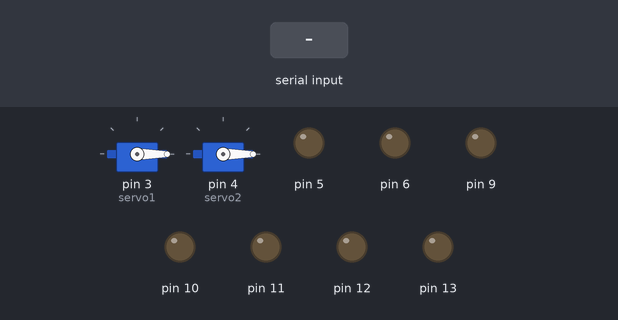
Bench run of a sketch on a simulated Arduino Uno, built with avr-gcc and run on an emulated ATmega328P. Parts: 2 × servo, output pins drawn as LEDs (lit = HIGH). Inputs (shaded band) come from the test bench.

Above: at 1.2 s.
1.3 s: "F" received over Serial
At 2.0 s:
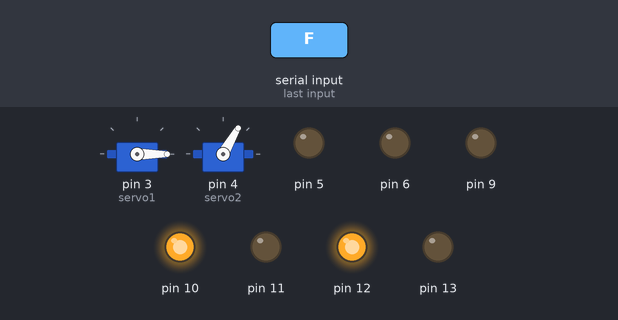
2.8 s: "B" received over Serial
At 3.1 s:
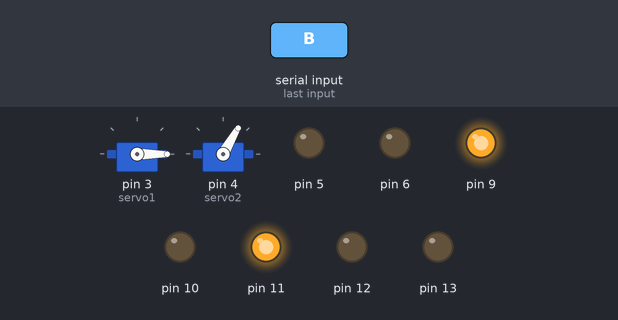
4.3 s: "R" received over Serial
At 5.5 s:
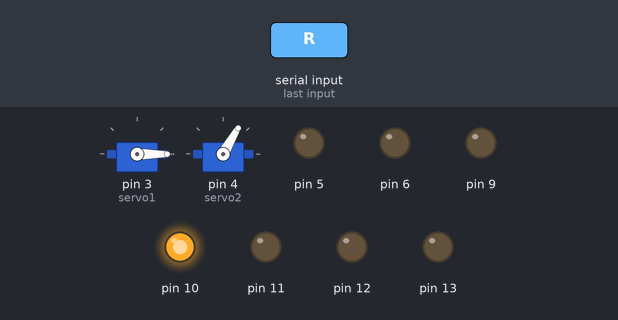
5.8 s: "L" received over Serial
At 6.6 s:
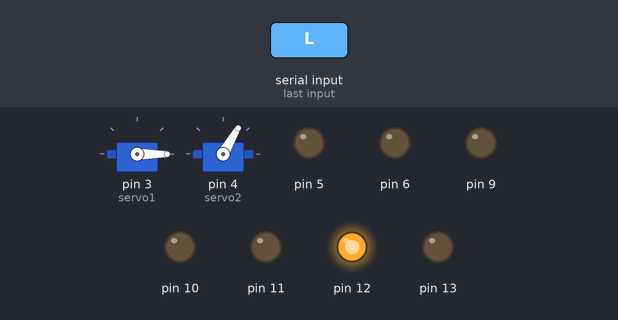
7.3 s: "C" received over Serial
At 7.7 s:
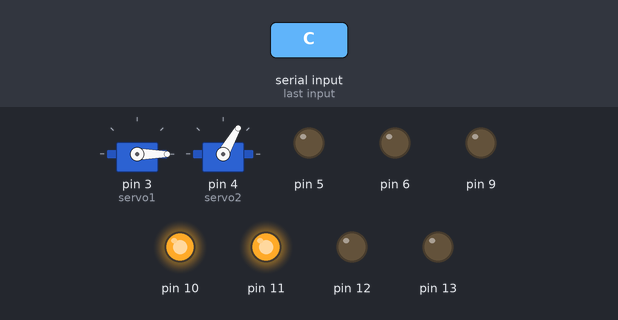
8.8 s: "A" received over Serial
At 10.1 s:
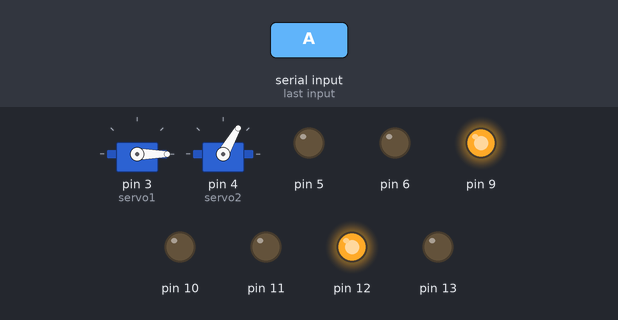
Timing chart, 0 to 11.3 s (numbered marks = the images above; inputs shaded):
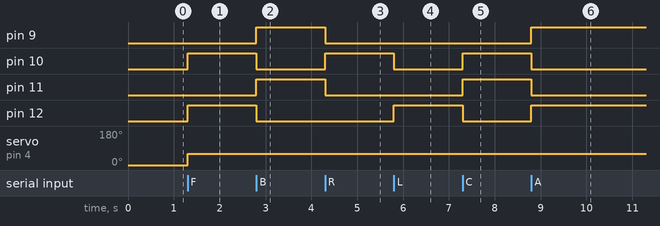

Measured:
- after the input at 1.3 s, pin 10, pin 12: LOW → HIGH at once; servo on pin 4 (servo2): 0° → 60° at once
- after the input at 2.8 s, pin 9, pin 11: LOW → HIGH at once; pin 10, pin 12: HIGH → LOW at once
- after the input at 4.3 s, pin 9, pin 11: HIGH → LOW at once; pin 10: LOW → HIGH at once
- after the input at 5.8 s, pin 10: HIGH → LOW at once; pin 12: LOW → HIGH at once
- after the input at 7.3 s, pin 10, pin 11: LOW → HIGH at once; pin 12: HIGH → LOW at once
- after the input at 8.8 s, pin 9, pin 12: LOW → HIGH at once; pin 10, pin 11: HIGH → LOW at once

The sketch:

BT_RC_ROBOT_NEW.ino
```cpp
/* BLUETOOTH CAR WITH ARDUINO UNO AND HC-05

   THIS CODE DEMONSTRATES CONTROLLING A CAR VIA SMARTPHONE USING BLUETOOTH COMMUNICATION.

   NOTE-IT IS ADVISED THAT BLUETOOTH MODULE SHOULD BE ATTACHED TO ARDUINO BOARD AFTER
        UPLOADING CODE TO AVOID ERRORS AND PREVENT POSSIBLE DAMAGE TO BLUETOOTH MODULE.

   CODE CREATED BY - AMEYA ANGADI
   LAST MODIFIED ON - 10/03/2022
   VERSION - 1.2
*/

//#define led1 = 13
#define in1 = 12
#define in2 = 11
#define in3 = 10
#define in4 = 9
#define led = 5         // led EYE
#define buz = 6        // buzzer
#include <Servo.h>
Servo servo1;
Servo servo2;

void setup() {

  pinMode(9, OUTPUT);
  pinMode(10, OUTPUT);
  pinMode(11, OUTPUT);
  pinMode(12, OUTPUT);
  pinMode(13, OUTPUT);
  pinMode(5, OUTPUT);
  pinMode(6, OUTPUT);
servo1.attach(3);
 servo2.attach(4);
 servo1.write(0);
 servo2.write(0);
 Serial.begin(9600);
}

void loop() {
  if (Serial.available() > 0) {
    char inputvalue = char(Serial.read());
    if (inputvalue == 'F') {
      digitalWrite(5, HIGH);
      servo1.write(60);
      servo2.write(0);
      digitalWrite(12, HIGH);
      digitalWrite(11, LOW);
      digitalWrite(10, HIGH);
      digitalWrite(9, LOW);
     digitalWrite(5, LOW);
      servo1.write(0);
      servo2.write(60);
    }
    else if (inputvalue == 'B') {
      digitalWrite(5, HIGH);
      servo1.write(60);
      servo2.write(0);
      digitalWrite(12, LOW);
      digitalWrite(11, HIGH);
      digitalWrite(10, LOW);
      digitalWrite(9, HIGH);
      digitalWrite(5, LOW);
      servo1.write(0);
      servo2.write(60);
    }

    else if (inputvalue == 'R') {
      digitalWrite(5, HIGH);
      servo1.write(60);
      servo2.write(0);
      digitalWrite(12, LOW);
      digitalWrite(11, LOW);
      digitalWrite(10, HIGH);
      digitalWrite(9, LOW);
      digitalWrite(5, LOW);
      servo1.write(0);
      servo2.write(60);
    }

    else if (inputvalue == 'L') {
      digitalWrite(5, HIGH);
      servo1.write(60);
      servo2.write(0);
      digitalWrite(12, HIGH);
      digitalWrite(11, LOW);
      digitalWrite(10, LOW);
      digitalWrite(9, LOW);
      digitalWrite(5, LOW);
      servo1.write(0);
      servo2.write(60);
    }

    else if (inputvalue == 'C') {
      digitalWrite(12, LOW);
      digitalWrite(11, HIGH);
      digitalWrite(10, HIGH);
      digitalWrite(9, LOW);
    }

    else if (inputvalue == 'A') {
      digitalWrite(12, HIGH);
      digitalWrite(11, LOW);
      digitalWrite(10, LOW);
      digitalWrite(9, HIGH);
    }

      else if (inputvalue=='W'){
      digitalWrite(5, HIGH);
      servo1.write(120);
      delay(150);
      servo2.write(0);
      }
      else if (inputvalue=='w'){
        digitalWrite(5, HIGH);
      servo1.write(0);
      delay(150);
      digitalWrite(5, LOW);
      servo2.write(0);
      }
      else if (inputvalue=='U'){
        digitalWrite(5, HIGH);
      servo2.write(120);
      delay(150);
      digitalWrite(5, LOW);
      servo1.write(0);
      }
      else if (inputvalue=='u'){
        digitalWrite(5, HIGH);
      servo1.write(0);
      delay(150);
      digitalWrite(5, LOW);
      servo2.write(0);
      }
      else if (inputvalue=='V'){
        digitalWrite(5, HIGH);
      digitalWrite(6, HIGH);
        Serial.print("Buzzer ON");

      delay(150);
      digitalWrite(6, LOW);
      digitalWrite(5, LOW);
      delay(150);
      digitalWrite(6, HIGH);
      digitalWrite(5, HIGH);
      }
      else if (inputvalue=='v'){
      digitalWrite(5, HIGH);
      digitalWrite(6, LOW);
      Serial.print("Buzzer OFF");
      digitalWrite(5, LOW);
      }

    else if (inputvalue == 'S') {
      digitalWrite(5, LOW);
      servo1.write(0);
      servo2.write(0);
      digitalWrite(12, LOW);
      digitalWrite(11, LOW);
      digitalWrite(10, LOW);
      digitalWrite(9, LOW);
      delay(90);
      digitalWrite(5, HIGH);
      digitalWrite(6, LOW);

      delay(90);
      digitalWrite(5, LOW);

    }
  }
}
```
